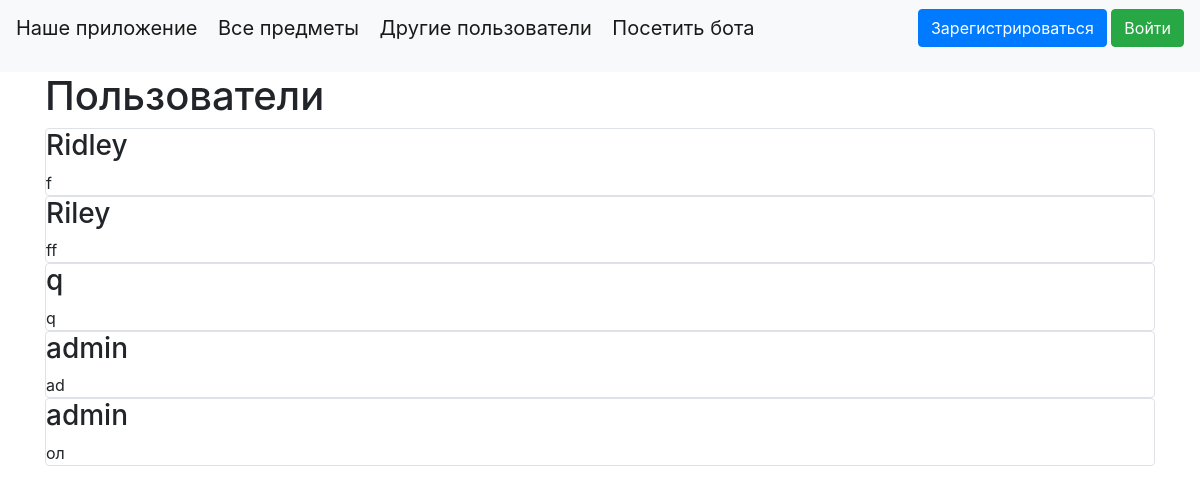
The app's page /other_users, older data.
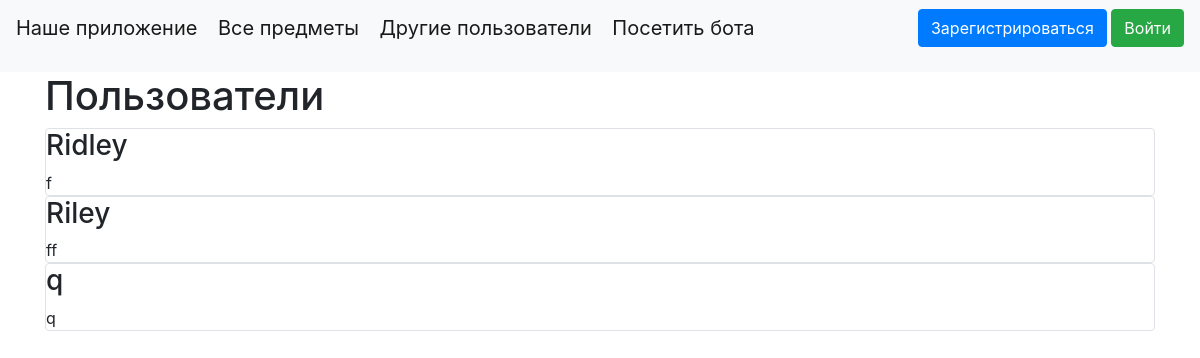
The same page, newer data.
### data/users.py (models this page shows, shortened)
class User(SqlAlchemyBase, UserMixin, SerializerMixin):
    __tablename__ = 'users'
    id = sqlalchemy.Column(sqlalchemy.Integer,
                           primary_key=True, autoincrement=True)
    name = sqlalchemy.Column(sqlalchemy.String, nullable=True)
    about = sqlalchemy.Column(sqlalchemy.String, nullable=True)
    email = sqlalchemy.Column(sqlalchemy.String,
                              index=True, unique=True, nullable=True)
    hashed_password = sqlalchemy.Column(sqlalchemy.String, nullable=True)
    created_date = sqlalchemy.Column(sqlalchemy.DateTime,
                                     default=datetime.datetime.now)
    items = orm.relationship("Items", back_populates='user')

### main.py (the view)
@app.route("/other_users")
def other_users():
    db_sess = db_session.create_session()
    if current_user.is_authenticated:
        users = db_sess.query(User).filter((User != current_user))
    else:
        users = db_sess.query(User)
    return render_template("other_users.html", users=users)

### data/db_session.py (called while the page is built)
def create_session() -> Session:
    global __factory
    return __factory()

### templates/other_users.html (shortened to what this page needs)
{% extends "base.html" %}
{% block content %}
<h1>Пользователи</h1>
{% for user in users %}
{% if not current_user.is_authenticated %}
<div class="col-md6 border rounded">
        <h3>{{user.name}}</h3>
        <div>
            {{user.about}}
        </div>
</div>
{% endif %}
{% endfor %}
{% endblock %}

### templates/base.html (shortened to what this page needs)
<!doctype html>
<html lang="en">
<head>
    <link rel="stylesheet"
          href="https://stackpath.bootstrapcdn.com/bootstrap/4.4.1/css/bootstrap.min.css"
>
</head>
<body>
<header>
    <nav class="navbar navbar-light bg-light">
        <p>
            <a class="navbar-brand" href="/about">Наше приложение</a>
            <a class="navbar-brand" href="/">Все предметы</a>
            <a class="navbar-brand" href="/other_users"> Другие пользователи</a>
            <a class="navbar-brand" href="https://t.me/help_with_items_bot">Посетить бота</a>
        </p>
        {% if current_user.is_authenticated %}
            <p>
                <a class="navbar-brand" href="/account">{{ current_user.name }}</a>
                <a class="btn btn-primary" href="/logout">Выйти</a>
            </p>
        {% else %}
            <p>
                <a class="btn btn-primary " href="/register">Зарегистрироваться</a>
                <a class="btn btn-success" href="/login">Войти</a>
            </p>
        {% endif %}
    </nav>
</header>
<main role="main" class="container">
    {% block content %}{% endblock %}
</main>
</body>
</html>

Row changes from the older to the newer data that the page shows:
removed User: name "admin", about "ad"
removed User: name "admin", about "ол"
